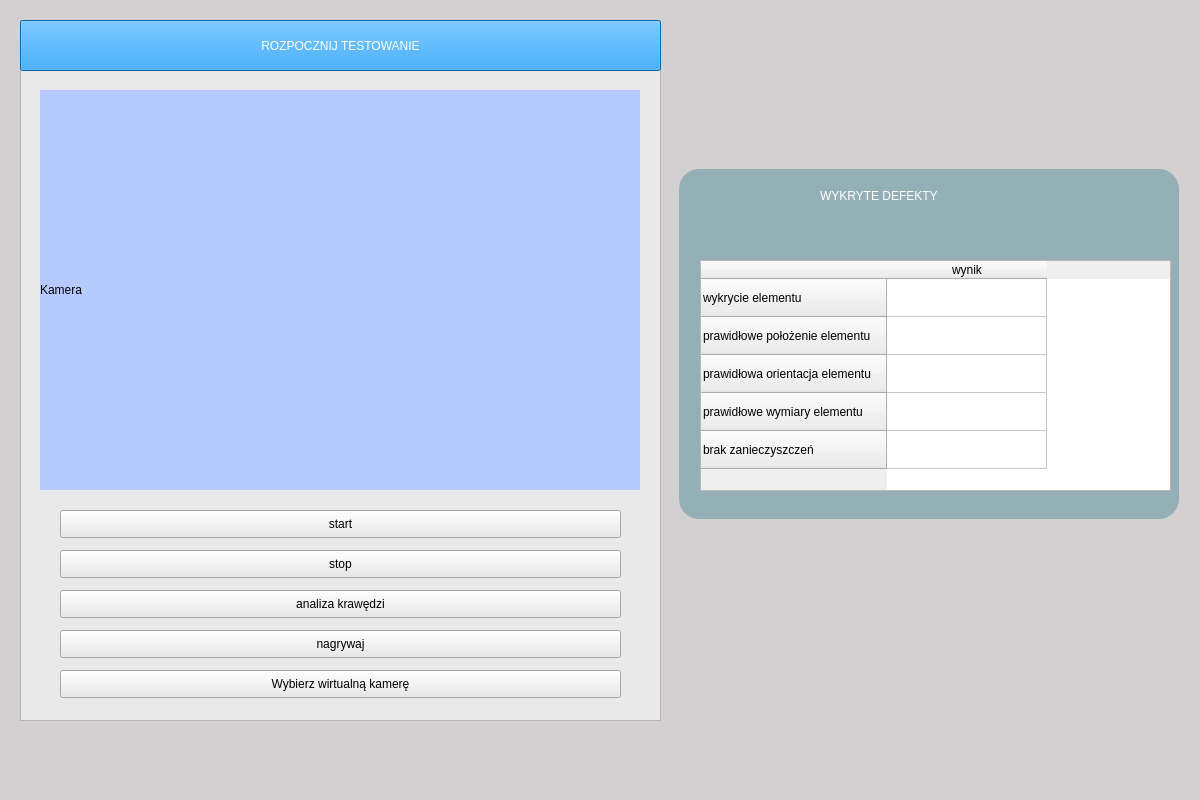
<?xml version="1.0" encoding="UTF-8"?>
<ui version="4.0">
 <class>Form</class>
 <widget class="QWidget" name="Form">
  <property name="geometry">
   <rect>
    <x>0</x>
    <y>0</y>
    <width>1200</width>
    <height>800</height>
   </rect>
  </property>
  <property name="windowTitle">
   <string>Form</string>
  </property>
  <widget class="QTableWidget" name="tableWidget">
   <property name="geometry">
    <rect>
     <x>700</x>
     <y>260</y>
     <width>471</width>
     <height>231</height>
    </rect>
   </property>
   <property name="minimumSize">
    <size>
     <width>120</width>
     <height>0</height>
    </size>
   </property>
   <property name="sizeIncrement">
    <size>
     <width>120</width>
     <height>0</height>
    </size>
   </property>
   <property name="baseSize">
    <size>
     <width>120</width>
     <height>0</height>
    </size>
   </property>
   <property name="styleSheet">
    <string notr="true">font: 63 12pt &quot;Segoe UI Semibold&quot;;</string>
   </property>
   <property name="midLineWidth">
    <number>0</number>
   </property>
   <property name="iconSize">
    <size>
     <width>120</width>
     <height>0</height>
    </size>
   </property>
   <attribute name="horizontalHeaderDefaultSectionSize">
    <number>160</number>
   </attribute>
   <attribute name="horizontalHeaderMinimumSectionSize">
    <number>160</number>
   </attribute>
   <attribute name="verticalHeaderDefaultSectionSize">
    <number>38</number>
   </attribute>
   <attribute name="verticalHeaderMinimumSectionSize">
    <number>38</number>
   </attribute>
   <row>
    <property name="text">
     <string>wykrycie elementu</string>
    </property>
   </row>
   <row>
    <property name="text">
     <string>prawidłowe położenie elementu</string>
    </property>
   </row>
   <row>
    <property name="text">
     <string>prawidłowa orientacja elementu</string>
    </property>
   </row>
   <row>
    <property name="text">
     <string>prawidłowe wymiary elementu</string>
    </property>
   </row>
   <row>
    <property name="text">
     <string>brak zanieczyszczeń</string>
    </property>
   </row>
   <column>
    <property name="text">
     <string>wynik</string>
    </property>
   </column>
  </widget>
  <widget class="QLabel" name="label">
   <property name="geometry">
    <rect>
     <x>679</x>
     <y>169</y>
     <width>500</width>
     <height>350</height>
    </rect>
   </property>
   <property name="maximumSize">
    <size>
     <width>500</width>
     <height>350</height>
    </size>
   </property>
   <property name="styleSheet">
    <string notr="true">background-color: rgb(148, 176, 182);
border-radius:20px;</string>
   </property>
   <property name="text">
    <string/>
   </property>
  </widget>
  <widget class="QLabel" name="label_2">
   <property name="geometry">
    <rect>
     <x>820</x>
     <y>180</y>
     <width>191</width>
     <height>31</height>
    </rect>
   </property>
   <property name="styleSheet">
    <string notr="true">font: 63 16pt &quot;Segoe UI Semibold&quot;;
color:white;
</string>
   </property>
   <property name="text">
    <string>WYKRYTE DEFEKTY</string>
   </property>
  </widget>
  <widget class="QWidget" name="widget" native="true">
   <property name="geometry">
    <rect>
     <x>0</x>
     <y>0</y>
     <width>1200</width>
     <height>800</height>
    </rect>
   </property>
   <property name="styleSheet">
    <string notr="true">background-color: rgb(210, 208, 208);</string>
   </property>
   <widget class="QFrame" name="start_testing">
    <property name="geometry">
     <rect>
      <x>20</x>
      <y>20</y>
      <width>641</width>
      <height>701</height>
     </rect>
    </property>
    <property name="styleSheet">
     <string notr="true">background-color: rgb(233, 233, 233);
</string>
    </property>
    <property name="frameShape">
     <enum>QFrame::StyledPanel</enum>
    </property>
    <property name="frameShadow">
     <enum>QFrame::Raised</enum>
    </property>
    <widget class="QPushButton" name="startTestingButton">
     <property name="geometry">
      <rect>
       <x>0</x>
       <y>0</y>
       <width>641</width>
       <height>51</height>
      </rect>
     </property>
     <property name="styleSheet">
      <string notr="true">background-color: rgb(5, 142, 240);
color:white;
font: 63 12pt &quot;Segoe UI Semibold&quot;;</string>
     </property>
     <property name="text">
      <string>ROZPOCZNIJ TESTOWANIE</string>
     </property>
    </widget>
    <widget class="QLabel" name="cap">
     <property name="geometry">
      <rect>
       <x>20</x>
       <y>70</y>
       <width>600</width>
       <height>400</height>
      </rect>
     </property>
     <property name="styleSheet">
      <string notr="true">background-color: rgb(183, 202, 255);</string>
     </property>
     <property name="text">
      <string>Kamera</string>
     </property>
    </widget>
    <widget class="QPushButton" name="start_button">
     <property name="geometry">
      <rect>
       <x>40</x>
       <y>490</y>
       <width>561</width>
       <height>28</height>
      </rect>
     </property>
     <property name="text">
      <string>start</string>
     </property>
    </widget>
    <widget class="QPushButton" name="stop_button">
     <property name="geometry">
      <rect>
       <x>40</x>
       <y>530</y>
       <width>561</width>
       <height>28</height>
      </rect>
     </property>
     <property name="text">
      <string>stop</string>
     </property>
    </widget>
    <widget class="QPushButton" name="analyze_button">
     <property name="geometry">
      <rect>
       <x>40</x>
       <y>570</y>
       <width>561</width>
       <height>28</height>
      </rect>
     </property>
     <property name="text">
      <string>analiza krawędzi</string>
     </property>
    </widget>
    <widget class="QPushButton" name="record_button">
     <property name="geometry">
      <rect>
       <x>40</x>
       <y>610</y>
       <width>561</width>
       <height>28</height>
      </rect>
     </property>
     <property name="text">
      <string>nagrywaj</string>
     </property>
    </widget>
    <widget class="QPushButton" name="virtual_cam_button">
     <property name="geometry">
      <rect>
       <x>40</x>
       <y>650</y>
       <width>561</width>
       <height>28</height>
      </rect>
     </property>
     <property name="text">
      <string>Wybierz wirtualną kamerę</string>
     </property>
    </widget>
   </widget>
  </widget>
  <zorder>widget</zorder>
  <zorder>label</zorder>
  <zorder>tableWidget</zorder>
  <zorder>label_2</zorder>
 </widget>
 <resources/>
 <connections/>
</ui>
